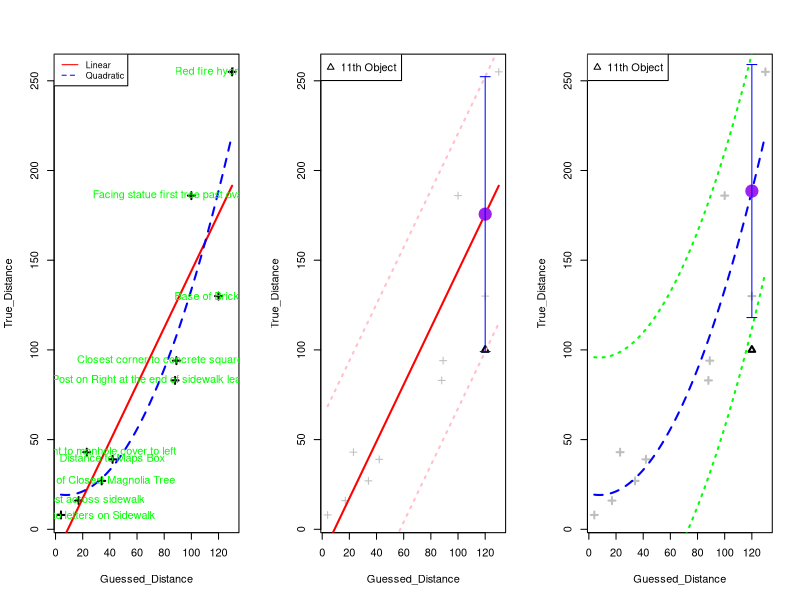

Source code (R):
# you need to enter your own value
Guessed_Distance = c(42,
      34,
      17,
      88,
      120,
      130,
      4,
      23,
      89,
      100
)

Guessed_Distance_11th_Object = 120

#################################################################################
True_Distance = c(39,
                  27,
                  16,
                  83,
                  130,
                  255,
                  8,
                  43,
                  94,
                  186
)

Object = c( "Distance to Maps Box",
            "Base of Closest Magnolia Tree",
            "Lamp Post across sidewalk",
            "Lamp Post on Right at the end of sidewalk leading to horseshoe",
            "Base of Brick Wall",
            "Red fire hydrant to right",
            "Shortest distance to letters on Sidewalk",
            "Nearest point to manhole cover to left",
            "Closest corner to concrete square to righ",
            "Facing statue first tree past oval walkway"
)


#############################################################################
# we combine the data into one dataframe
dat = data.frame(cbind(Guessed_Distance,True_Distance))
# we create a new column
dat$Guessed_Distance_square = dat$Guessed_Distance^2
rownames(dat) = Object

# get the linear model output
linear_model = lm(formula = True_Distance ~ Guessed_Distance,data=dat)
# get the linear model output
quadratic_model = lm(formula = True_Distance ~ Guessed_Distance + Guessed_Distance_square,data=dat)

# Part 2
#############################################################################
# generate data for plot
seq = seq(min(dat$Guessed_Distance), 
         max(dat$Guessed_Distance), 
         length.out = 100)
pred_dat = data.frame(cbind(seq,seq^2))
colnames(pred_dat) = c("Guessed_Distance","Guessed_Distance_square")
fitted_linear = predict(linear_model,newdata = pred_dat)
fitted_quadratic = predict(quadratic_model,newdata = pred_dat)

par(mfrow=c(1,3))
plot(True_Distance ~ Guessed_Distance, data = dat,pch=3,lwd=2)
with(pred_dat, lines(x = Guessed_Distance, y = fitted_linear,col="red",lwd= 2))
with(pred_dat, lines(x = Guessed_Distance, y = fitted_quadratic,col="blue",lwd= 2, lty=2))
text(x=Guessed_Distance,y=True_Distance,labels = rownames(dat),col ="green")
legend("topleft", legend=c("Linear", "Quadratic"),
       col=c("red", "blue"), lty=1:2, cex=0.8)


sd_linear = sqrt(sum(linear_model$residuals^2)/8)
sd_quadriac = sqrt(sum(quadratic_model$residuals^2)/7)

plot(True_Distance ~ Guessed_Distance, data = dat,pch=3,lwd=1,col="Grey")
with(pred_dat, lines(x = Guessed_Distance, y = fitted_linear,col="red",lwd= 2))
points(x=Guessed_Distance_11th_Object,y=100,pch=2,lwd=2,col="black")
legend("topleft",legend="11th Object",col="black",pch=2)
with(pred_dat, lines(x = Guessed_Distance, y = fitted_linear-2*sd_linear,col="pink",lwd= 2,lty=3))
with(pred_dat, lines(x = Guessed_Distance, y = fitted_linear+2*sd_linear,col="pink",lwd= 2,lty=3))
Object_11th = data.frame(Guessed_Distance=Guessed_Distance_11th_Object)
pred_11th = predict(linear_model,Object_11th)
points(x=Guessed_Distance_11th_Object,y=pred_11th,col="purple",lwd=8)
arrows(Guessed_Distance_11th_Object, pred_11th-2*sd_linear, 
       Guessed_Distance_11th_Object, pred_11th+2*sd_linear,
       length=0.05, angle=90, code=3,col="blue")


plot(True_Distance ~ Guessed_Distance, data = dat,pch=3,lwd=2,col="Grey")
points(x=Guessed_Distance_11th_Object,y=100,pch=2,lwd=2,col="black")
legend("topleft",legend="11th Object",col="black",pch=2)
with(pred_dat, lines(x = Guessed_Distance, y = fitted_quadratic,col="blue",lwd= 2, lty=2))
with(pred_dat, lines(x = Guessed_Distance, y = fitted_quadratic-2*sd_linear,col="green",lwd= 2,lty=3))
with(pred_dat, lines(x = Guessed_Distance, y = fitted_quadratic+2*sd_linear,col="green",lwd= 2,lty=3))
Object_11th = data.frame(Guessed_Distance=Guessed_Distance_11th_Object,
                         Guessed_Distance_square=Guessed_Distance_11th_Object^2)
pred_11th = predict(quadratic_model,Object_11th)
points(x=Guessed_Distance_11th_Object,y=pred_11th,col="purple",lwd=8)
arrows(Guessed_Distance_11th_Object, pred_11th-2*sd_quadriac, 
       Guessed_Distance_11th_Object, pred_11th+2*sd_quadriac,
       length=0.05, angle=90, code=3,col="blue")

summary(linear_model)
summary(quadratic_model)


